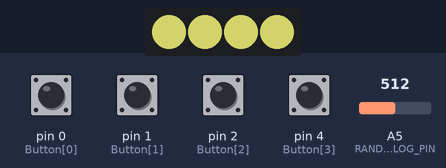
This sketch was run on a simulated Arduino Uno, built with avr-gcc and run on an emulated ATmega328P. Parts: 4 RGB LEDs in strip order, left to right. Inputs (shaded band) come from the test bench; at power-on: pin 0 (Button[0]), pin 1 (Button[1]), pin 2 (Button[2]), pin 4 (Button[3]) HIGH, A5 (RAND_ANALOG_PIN) = 512. Dim RGB values are drawn brighter than linear; random numbers use the default seed unless the sketch sets one.

Above: at 1.27 s.
1.3 s: A5 (RAND_ANALOG_PIN) set to 0
At 2.7 s:
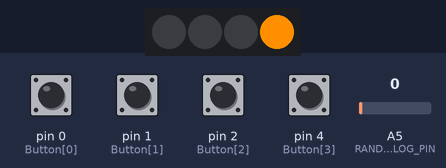
5.7 s: A5 (RAND_ANALOG_PIN) set to 716
At 8.1 s:
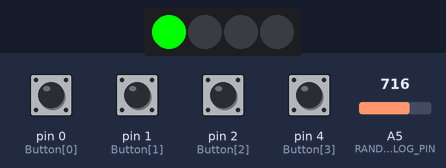
9.3 s: pin 0 (Button[0]) pulled LOW for 1 s
At 16.4 s:
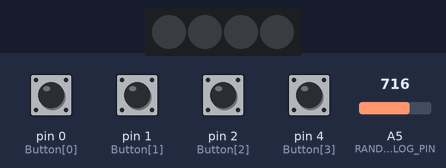
Timing chart, 0 to 18.8 s (numbered marks = the images above; inputs shaded):
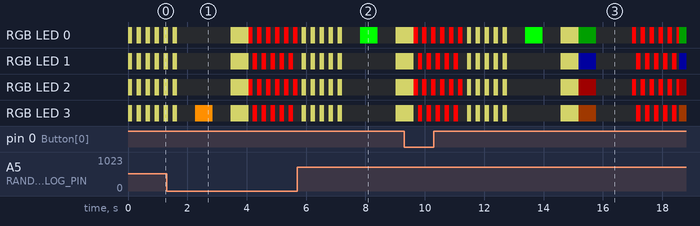

The sketch:

SimonSays_Tiny.ino
```cpp
// 'Simon Game' assembled by S.Eames with help from the internet (thanks team :) )

// Include libraries
#include <Adafruit_NeoPixel.h>
#include "ENUMVars.h"

///////////////////////// IO /////////////////////////
#define NUM_BTNS     4

#define LED_PIN      3
const uint8_t Button[NUM_BTNS] = {0, 1, 2, 4};  // Pins for buttons
#define RAND_ANALOG_PIN 5           // Analog pin -- Leave pin floating -- used to seed random number generator

// Button state arrays
uint8_t btnState_last[NUM_BTNS];    // State of buttons on previous iteration
uint8_t btnState_now[NUM_BTNS];        // Last read state of buttons

//////////////////// Pixel Setup ////////////////////
#define NUM_LEDS  4

Adafruit_NeoPixel leds = Adafruit_NeoPixel(NUM_LEDS, LED_PIN, NEO_GRB + NEO_KHZ800);

#define LED_BRIGHTNESS 20

// Colours!
#define COL_RED     0xFF0000
#define COL_YELLOW  0xFF8F00
#define COL_GREEN   0x00FF00
#define COL_BLUE    0x0000FF

#define COL_RED_DIM     0x1F0000
#define COL_YELLOW_DIM  0x1F0B00
#define COL_GREEN_DIM   0x001F00
#define COL_BLUE_DIM    0x00001F

const uint32_t BTN_COLS[NUM_BTNS] = {COL_GREEN, COL_BLUE, COL_RED, COL_YELLOW};
const uint32_t BTN_DIM_COLS[NUM_BTNS] = {COL_GREEN_DIM, COL_BLUE_DIM, COL_RED_DIM, COL_YELLOW_DIM};

#define COL_WHITE   0x7F7F3F
#define COL_BLACK   0x000000


//////////////////// MISC VARIABLES ////////////////////

///// TIMING

#define DEBOUNCE           5     // (ms) Button debounce time
#define LED_REFRESH        100   // (ms) Refresh rate of LED patterns
#define LED_EFFECT_TIME    150      // (ms) Interval of LED effects
#define LED_EFFECT_LOOP    10       // Multiplier of LED effect time

// StepTime (ms) is the on & off time intervals of steps played back in a sequence.
// SEQ_STEP_PER_BLOCK indicates when speed increases - i.e. after level = SEQ_STEP_PER_BLOCK, seq_StepTime[1] is used for interval
// For levels higher than sizeof(seq_StepTime) * SEQ_STEP_PER_BLOCK, seq_StepTime[sizeof(seq_StepTime) -1] is used
// When in ST_SeqRec, 2*seq_StepTime is the allowed space for players to press button
uint16_t seq_StepTime[] = {600, 550, 500, 450, 400, 350, 300, 250, 200};
uint8_t seq_StepTimeStage = 0;
#define SEQ_STEP_PER_BLOCK 4

#define SEQ_INPUTTIME_MULT 3     // SEQ_INPUTTIME_MULT * seq_StepTime[x] = max allowed time to press button


///// PATTERN
#define SEQ_MAX_LEN  100            // Maximum sequence length (maximum value uint8_t can store)
uint8_t sequence[SEQ_MAX_LEN];      // Holds sequence used for game
uint8_t seq_level = 0;           // Current level achieved of sequence - increments with each success
uint8_t seq_RecPlayStep = 0;     // Current step being either played back or recorded
uint8_t highscore = 0;           // Holds highest achieved level (since power on);
uint8_t seq_LightOn = 0;         // (bool) holds whether in on or off state of playing sequence
uint8_t lastBtnPressed = NUM_BTNS;


//// GAME STATE

gameStates currentState = ST_Lobby;
gameStates lastState = ST_Lobby;


void setup()
{

   // Initialise IO
   for (uint8_t i = 0; i < NUM_BTNS; ++i)
   {
      pinMode(Button[i], INPUT);
      btnState_last[i] = 1;            // Set initial assumed button state
   }

   // // Initialise LEDs
   leds.begin();
   leds.fill(COL_WHITE);      // All White
   leds.show();
}


void loop()
{
   static long lasttime;

   switch (currentState)
   {
      case ST_Lobby: // Waiting for someone to initiate a game by pressing any button
         updateLEDs();
         if(checkButtons() != NUM_BTNS)      // start game if any button is pressed
         {
            lastState = currentState;
            currentState = ST_Intro;
         }
         break;
      case ST_Intro:
         updateLEDs();
         // Refer to LED function for this part
         break;
      case ST_SeqPlay:

         // Reset variables
         if (lastState == ST_Intro)
         {
            generateSequence();
            seq_StepTimeStage = 0;

         }
         if (lastState != ST_SeqPlay)
         {
            lasttime = millis();          // Initiate timer
            OffAllButtons();
            seq_RecPlayStep = 0;
            lastState = currentState;
         }


         // Timing
         if (millis() < lasttime)         // Timer wrapped -- reset (should never be an issue here)
            lasttime = millis();

         if ((lasttime + seq_StepTime[seq_StepTimeStage]) > millis())
            break;

         lasttime = millis();

         // Show SeqStep
         if (seq_LightOn)              // Currently on --> turn off
         {
            OffAllButtons();
            seq_LightOn = !seq_LightOn;
         }
         else                       // Currently off --> turn on
         {
            HighLightButton(sequence[seq_RecPlayStep++]);
            seq_LightOn = !seq_LightOn;

            // Calculate StepTimeStage
            seq_StepTimeStage = floor(seq_RecPlayStep/SEQ_STEP_PER_BLOCK);
            if (seq_StepTimeStage >= sizeof(seq_StepTime) / sizeof(seq_StepTime[0]))      // NOTE: sizeof returns number of bytes, so divide by number of bytes per variable
               seq_StepTimeStage = (sizeof(seq_StepTime) / sizeof(seq_StepTime[0])) -1;   // -1 because index starts at 0
         }

         if (seq_RecPlayStep >= SEQ_MAX_LEN) // Winner winner chicken dinner!
         {
            seq_RecPlayStep = 0;
            // TODO: handle this case better - all levels achieved!
         }

         // GOTO Record state if we've finished playing sequence
         if (!seq_LightOn && (seq_RecPlayStep > seq_level))
         {
            currentState = ST_SeqRec;
            seq_level++;

            OffAllButtons();
         }
         break;

      case ST_SeqRec:

         // Timing                     // Note: timer still running from last stage & StepTime same as Play Stage
         if (millis() < lasttime)         // Timer wrapped -- reset (should never be an issue here)
            lasttime = millis();

         // Start indicator
         if (lastState == ST_SeqPlay)                 // Light all buttons white to indicate start of record sequence
         {
            // Note: need to measure button presses once we're out of this section so can't use break then
            if ((lasttime + seq_StepTime[seq_StepTimeStage]) > millis())
               break;

            lasttime = millis();

            if (seq_LightOn)
            {
               LightDefault();                    // Start rec with all black again
               lastState = currentState;
               seq_LightOn = !seq_LightOn;
               seq_RecPlayStep = 0;                // Reset step variable when starting record sequence
            }
            else                                // NOTE: this is run first
            {
               leds.fill(COL_WHITE);      // All White
               leds.show();
               seq_LightOn = !seq_LightOn;
            }
            break;
         }


         // Record player inputs!
         if ((lasttime + (seq_StepTime[seq_StepTimeStage] * SEQ_INPUTTIME_MULT)) > millis())
         {
            // Turn off previously lit buttons
            if ((lasttime + seq_StepTime[seq_StepTimeStage]) < millis())
               OffAllButtons();

            lastBtnPressed = checkButtons();    // check for input
            if(lastBtnPressed != NUM_BTNS)         // If any button pressed...
            {
               LightButton(lastBtnPressed);     // Light up button colour that was pressed
               lasttime = millis();          // reset timer on button press

               // Check correct button was pressed
               if (lastBtnPressed == sequence[seq_RecPlayStep])
               {
                  if (seq_RecPlayStep >= seq_level-1) // Go to next state if finished recording sequence
                     currentState = ST_Correct;
                  else
                     seq_RecPlayStep++;
               }
               else     // Incorrect
                  currentState = ST_Incorrect;
            }
         }
         else                             // Failed to press button in allowed time frame --> end game
         {
            // Timeout
            lasttime = millis();
            currentState = ST_Incorrect;
         }
         break;

      case ST_Correct:
         // Start indicator
         if (lastState != ST_Correct)                 // Keep buttons lit from last State, then play animation
         {
            // Note: need to measure button presses once we're out of this section so can't use break then
            if ((lasttime + LED_EFFECT_TIME) > millis())
               break;

            lasttime = millis();

            if (seq_LightOn)
            {
               OffAllButtons();                    // Start with all black again
               lastState = currentState;
               seq_LightOn = !seq_LightOn;
            }
            else                                // NOTE: this is run first
               seq_LightOn = !seq_LightOn;

            break;
         }
         updateLEDs();     // Play success animation
         break;

      case ST_Incorrect:
         updateLEDs();     // Play fail animation
         seq_level = 0;    // reset variables
         break;

      case ST_HighScore:
         currentState = ST_Lobby;
         break;

      default:
      // statements
         break;
   }
}


void generateSequence()
{
   // Seed random number generator
   randomSeed(analogRead(RAND_ANALOG_PIN));

   // fill sequence with random numbers according to number of buttons used in game
   for (uint8_t i = 0; i < SEQ_MAX_LEN; ++i)
      {
         sequence[i] = random(0, NUM_BTNS);

         #ifdef debugMSG
            Serial.print(F(" "));
            Serial.print(sequence[i]);
         #endif
      }

      #ifdef debugMSG
         Serial.println();
      #endif

   return;
}


uint8_t checkButtons()
{
   // Checks button state
   // If button just pressed returns that button number, else returns NUM_BTNS


   // Debounce buttons
   static long lasttime;

   if (millis() < lasttime)                  // Millis() wrapped around - restart timer
      lasttime = millis();

   if ((lasttime + DEBOUNCE) > millis())        // Debounce timer hasn't elapsed
      return NUM_BTNS;

   lasttime = millis();                   // Debouncing complete; record new time & continue

   // Record button state
   for (uint8_t i = 0; i < NUM_BTNS; ++i)
   {
      btnState_now[i] = !digitalRead(Button[i]);   // Read input

      if (btnState_now[i] != btnState_last[i])  // If button state changed
      {
         btnState_last[i] = btnState_now[i];    // Record button state

         if (!btnState_now[i])
            return i;                     // Return number of button that was just pressed
      }
   }

   return NUM_BTNS;                       // Return NUM_BTNS if no buttons pressed
}


void updateLEDs()
{
   // Lights up LEDs based off state
   static uint8_t effect_step = 0;
   // Debounce buttons
   static long lasttime;

   if (millis() < lasttime)                  // Millis() wrapped around - restart timer
      lasttime = millis();

   static uint8_t hue = 0;

   // Does patterns on LEDs according to state
   switch (currentState)
   {
      case ST_Lobby: // Waiting for someone to initiate a game by pressing any button

         if ((lasttime + LED_REFRESH) > millis())
            return;

         LightDefault();

         break;


      case ST_Intro:

         if ((lasttime + LED_EFFECT_TIME) > millis())
            return;

         if (effect_step++ % 2)
            leds.fill(COL_WHITE);
         else
            leds.fill(COL_BLACK);


         if (effect_step > LED_EFFECT_LOOP)
         {
            effect_step = 0;
            lastState = currentState;
            currentState = ST_SeqPlay;
         }

         break;

      case ST_SeqPlay:
         // Done in main loop
         break;

      case ST_SeqRec:
         // Done in main loop
         break;

      case ST_Correct:
         if ((lasttime + LED_EFFECT_TIME) > millis())
            return;

         leds.fill(COL_WHITE);

         for (uint8_t i = effect_step++ % 2; i < NUM_LEDS; i += 2)
            leds.setPixelColor(i, COL_GREEN);
            // leds[i] = COL_GREEN;

         if (effect_step > LED_EFFECT_LOOP)
         {
            effect_step = 0;
            lastState = currentState;
            currentState = ST_SeqPlay;
         }
         break;

      case ST_Incorrect:
         if ((lasttime + LED_EFFECT_TIME) > millis())
            return;

         leds.fill(COL_BLACK);

         for (uint8_t i = effect_step++ % 2; i < NUM_LEDS; i += 2)
            leds.setPixelColor(i, COL_RED);
            // leds[i] = COL_RED;

         if (effect_step > LED_EFFECT_LOOP)
         {
            effect_step = 0;
            lastState = currentState;
            currentState = ST_Lobby;
         }
         break;

      default:
      // statements
         break;
   }

   lasttime = millis();

   leds.show();

   return;
}

void LightDefault()
{
   // Sets buttons to default colours

   for (uint8_t i = 0; i < NUM_LEDS; ++i)
      leds.setPixelColor(i, BTN_DIM_COLS[i]);
   leds.show();

   return;
}

void LightButton(uint8_t button)
{
   // Lights up according to given button number

   for (uint8_t i = 0; i < NUM_LEDS; ++i)
   {
      if (i == button)
         leds.setPixelColor(i, BTN_COLS[i]);
      else
         leds.setPixelColor(i, BTN_DIM_COLS[i]);
   }
   leds.show();

   return;
}


void HighLightButton(uint8_t button)
{
   // Lights up according to given button number

   for (uint8_t i = 0; i < NUM_LEDS; ++i)
   {
      if (i == button)
         leds.setPixelColor(i, BTN_COLS[i]);
      else
         leds.setPixelColor(i, COL_BLACK);
   }
   leds.show();

   return;
}


void OffAllButtons()
{
   // Turns off lights on buttons

   leds.fill(COL_BLACK);
   leds.show();

   return;
}
```

ENUMVars.h
```cpp
// Extra variables to go with Simon Game because apparently Arduino doesn't accept enum types in .ino files


// Game State
enum gameStates {ST_Lobby, ST_Intro, ST_SeqPlay, ST_SeqRec, ST_Correct, ST_Incorrect, ST_HighScore, ST_ShowScore};

/* GAME STATES

	* ST_Lobby: Idle state while waiting for players to initiate a game
	* ST_Intro: Light/Sound effect played when someone initiates a game by pressing a button
	* ST_SeqPlay: Plays 'Simon sequence' for players to remember lighting up buttons
	* ST_SeqRec: Players use buttons to input same sequence just shown in ST_SeqPlay
	* ST_Correct: Light/Sound effect played if players correctly entered current SeqPlay pattern
	* ST_Incorrect: Light/Sound effect played if players incorretly entered current SeqPlay pattern
	* ST_HighScore: If after ST_Incorrect players achieved a higher level than before, plays this effect
	* ST_ShowScore: Shows score for a few seconds between ST_HighScore OR ST_Incorrect and ST_Lobby


*/
```
